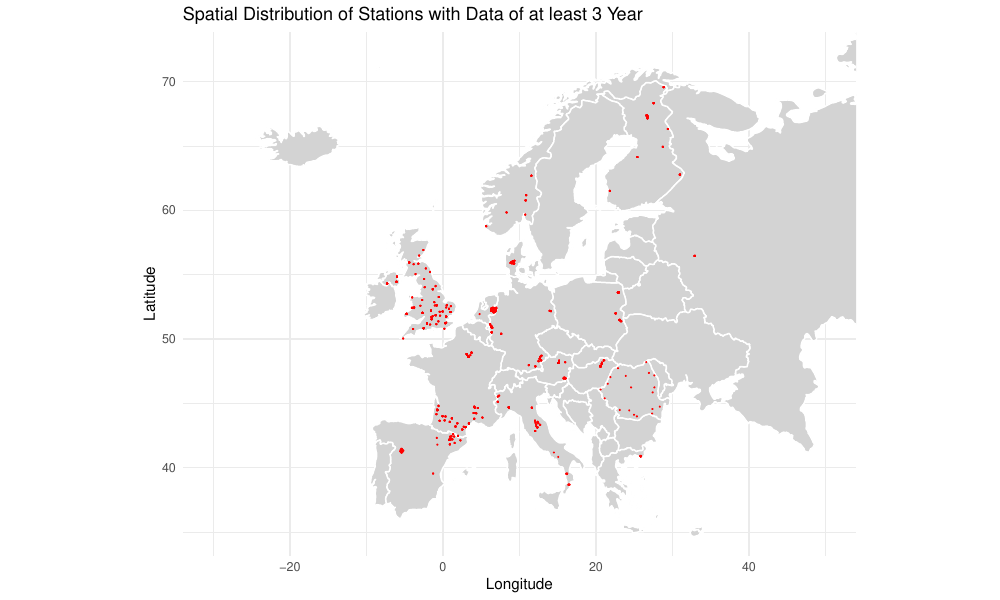

R code for this plot:
library(ggplot2)
library(dplyr)
library(maps)

setwd("/home/[user]/Beachelor_thesis/") 
lookup_table <- read.csv("lookup_table_new.csv")

# Filter data for valid latitude and longitude values
stations_data <- lookup_table %>%
  filter(!is.na(Latitude) & !is.na(Longitude) & Number_of_Full_Years >= 3) %>%
  select(Longitude, Latitude)


world_map <- map_data("world")
europe_map <- world_map %>%
  filter(region %in% c(
    "Austria", "Belgium", "Bulgaria", "Croatia", "Cyprus", "Czech Republic", 
    "Denmark", "Estonia", "Finland", "France","England", "Germany", "Greece", "Hungary", 
    "Iceland", "Ireland", "Italy", "Latvia", "Lithuania", "Luxembourg", "Malta", 
    "Netherlands", "Poland", "Portugal", "Romania", "Slovakia", "Slovenia", 
    "Spain", "Sweden", "United Kingdom", "Norway", "Switzerland", "Russia",
    "Bosnia and Herzegovina", "Serbia", "North Macedonia", "Albania", 
    "Moldova", "Ukraine", "Belarus", "Kosovo", "UK"
  ))

# Plotting
map_plot <- ggplot() +
  # Add the Europe map as polygons
  geom_polygon(data = europe_map, aes(x = long, y = lat, group = group), 
               fill = "lightgray", color = "white") +
  # Add station points
  geom_point(data = stations_data, aes(x = Longitude, y = Latitude), 
             color = "red", size = 0.08) +  
  coord_quickmap(xlim = c(-30, 50), ylim = c(35, 72)) +  
  labs(x = "Longitude", y = "Latitude", 
       title = "Spatial Distribution of Stations with Data of at least 3 Year") +
  theme_minimal()

# Print the map to the screen
print(map_plot)

# Save the map as a PDF
ggsave("/home/[user]/Beachelor_thesis/spatial_map/stations_map_3year.pdf", plot = map_plot, width = 10, height = 6)
